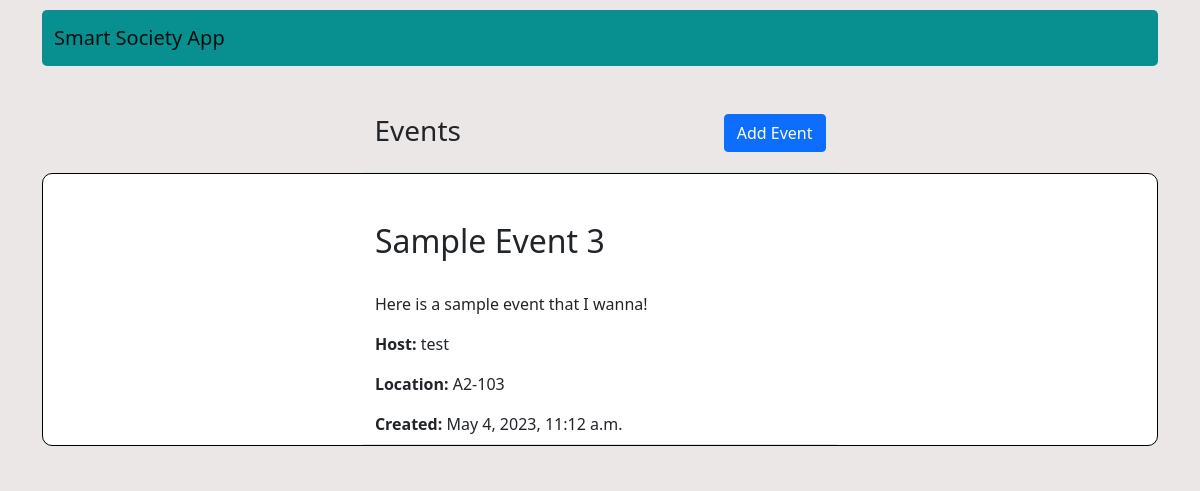
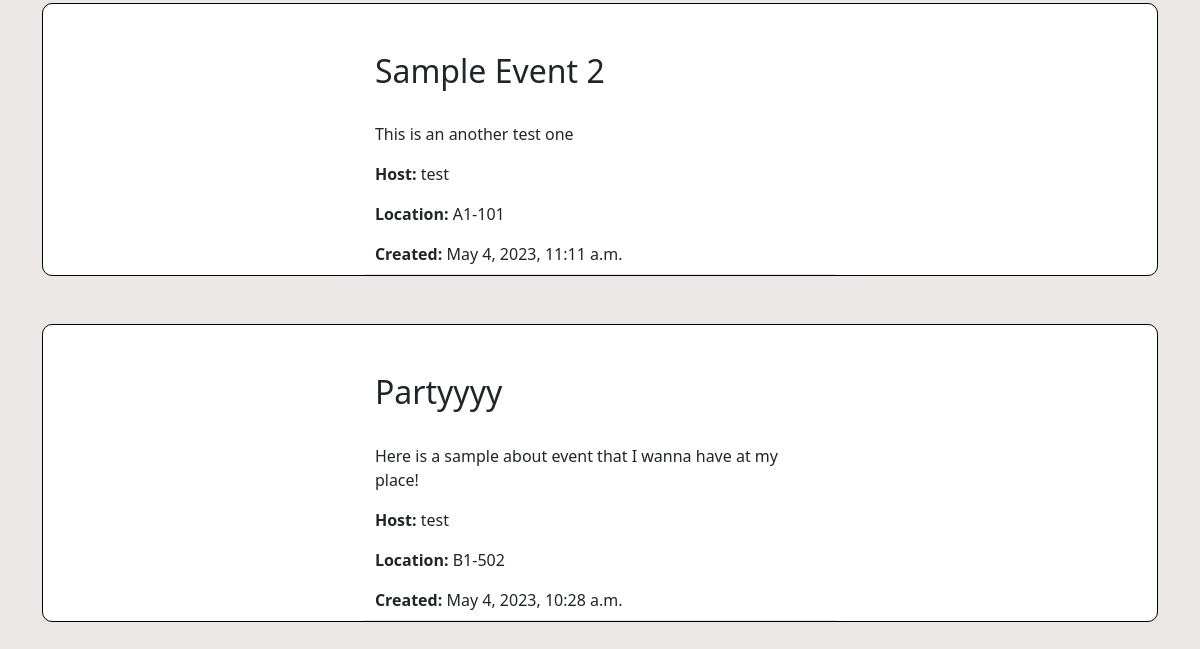
Before: /main/events/ with the older database file (2 pictures, top to bottom).
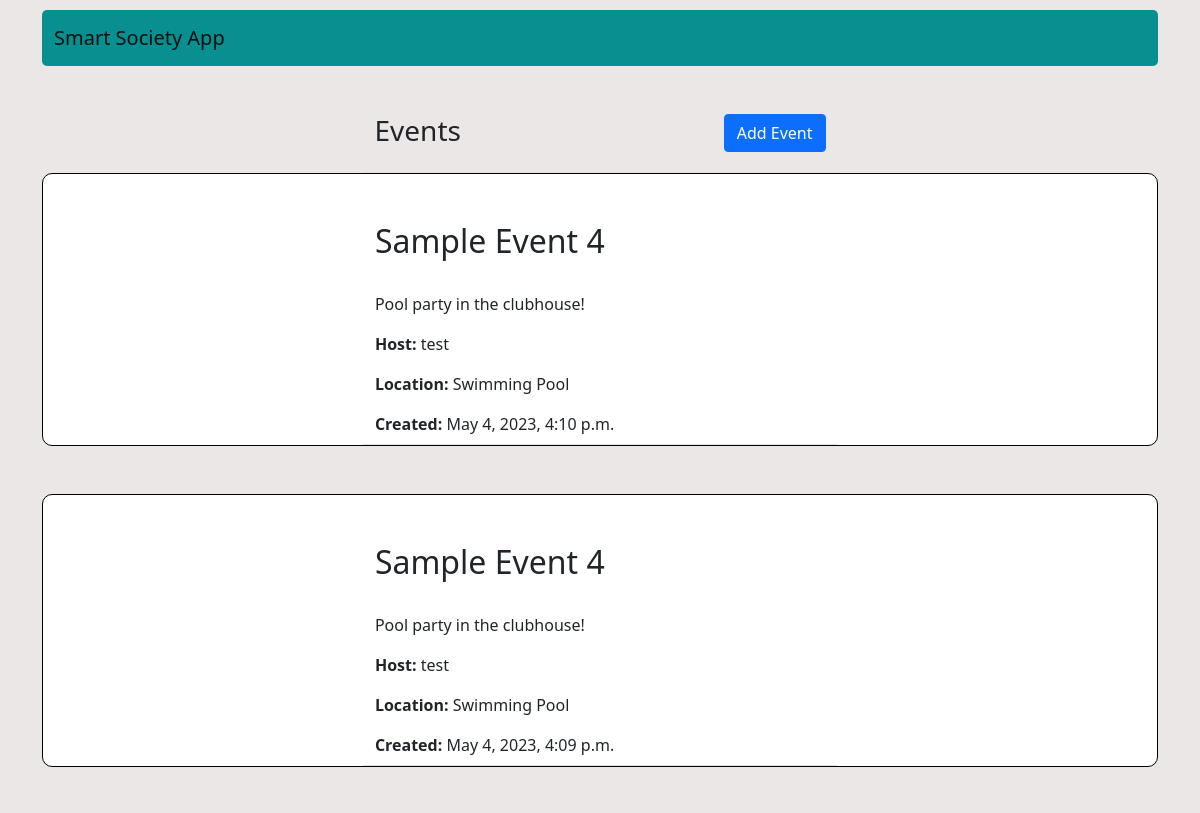
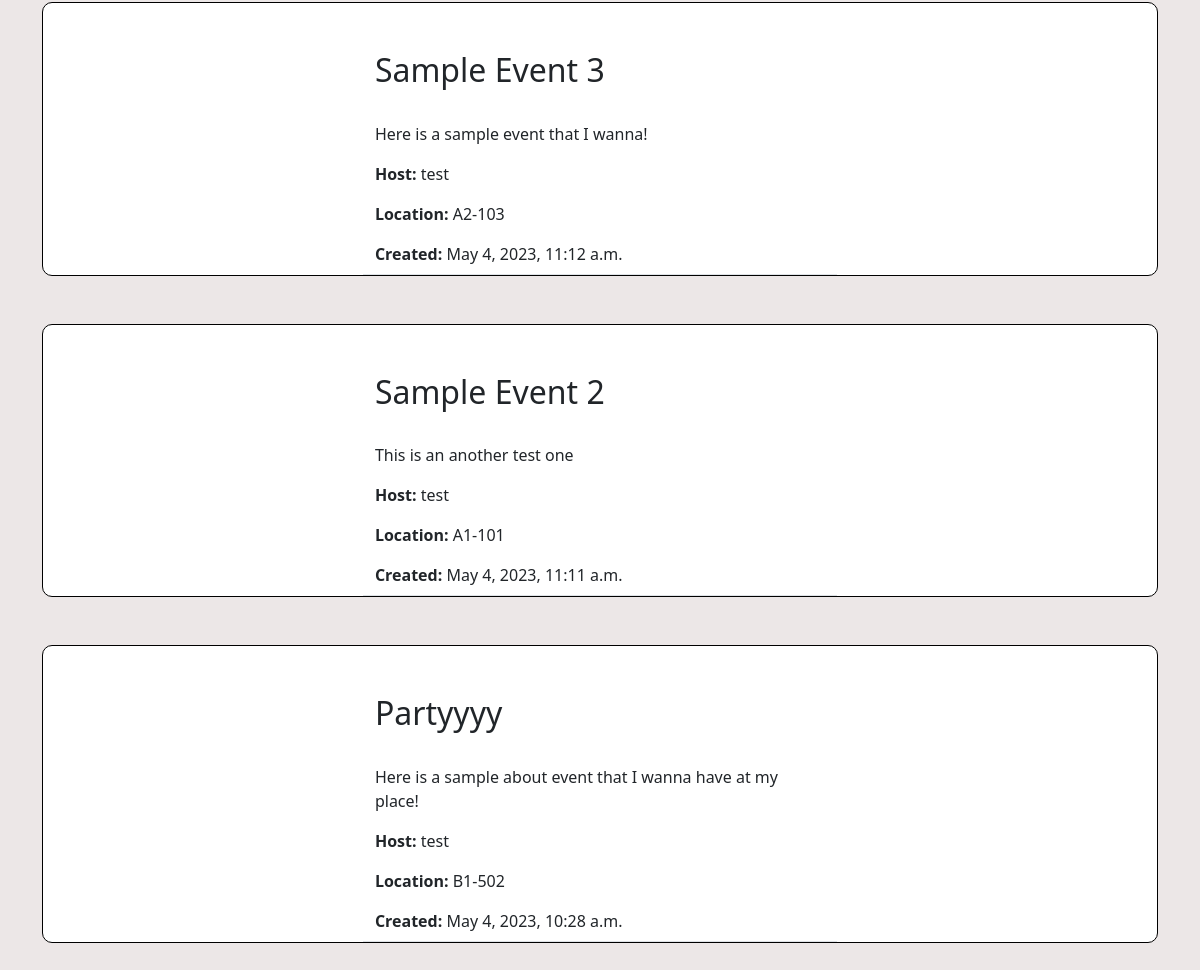
After: the same page with the newer database file (2 pictures, top to bottom).
### events/models.py (models this page shows)
class Event(models.Model):
    title = models.TextField(default="New Event!")
    body = models.TextField()
    author = models.ForeignKey(User, on_delete=models.CASCADE)
    created = models.DateTimeField(default=timezone.now)
    flat_no = models.TextField()

### events/views.py (the view)
# urls.py: path("", Events.as_view(), name="event_list"),
class Events(View):
    def get(self, request, *args, **kwargs):
        event_posts = Event.objects.all().order_by("-created")
        form = Event_Entry()
        context = {
            "event_list":event_posts,
            "form":form,
        }
        return render(request, "events_list.html", context)

### events/templates/events_list.html
{% extends "base_layout.html" %}
{% load crispy_forms_tags %}
{% block content %}
    <div class="container">
        <div class="row justify-content-center mt-5">
            <div class="col-md-5 col-sm-15 border-bottom">
                <span style="display: flex; flex-direction: row; justify-content: space-between">
                    <h3 class="mb-4">Events</h3>
                    <a href="{% url 'add_event' %}"><button type="button" class="btn btn-primary">Add Event</button></a>
                </span>
            </div>
        </div>
        {% for post in event_list %}
            <div class="mb-5"
                 style="border: solid 1px black; border-radius: 10px; width: 100%; background-color: white">
                <div class="row justify-content-center mt-5">
                    <div class="col-md-5 col-sm-15 border-bottom pb-2">
                        <h2>{{ post.title }}</h2>
                        <br>
                        <p>{{ post.body }}</p>
                        <p><strong>Host: </strong>{{ post.author }}</p>
                        <p><strong>Location: </strong>{{ post.flat_no }}</p>
                        <p style="display: inline; vertical-align: top; "><strong>Created: </strong>{{ post.created }}</p>
                    </div>
                </div>
            </div>
        {% endfor %}
    </div>
{% endblock content %}

Changed rows visible on the page:
added Event: title "Sample Event 4", body "Pool party in the clubhouse!", author "test", flat_no "Swimming Pool", created "May 4, 2023, 4:10 p.m."
added Event: title "Sample Event 4", body "Pool party in the clubhouse!", author "test", flat_no "Swimming Pool", created "May 4, 2023, 4:09 p.m."
